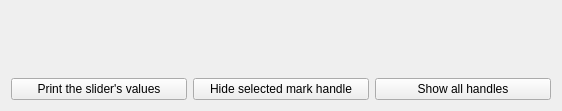
<?xml version="1.0" encoding="UTF-8"?>
<ui version="4.0">
 <class>Widget</class>
 <widget class="QWidget" name="Widget">
  <property name="geometry">
   <rect>
    <x>0</x>
    <y>0</y>
    <width>562</width>
    <height>111</height>
   </rect>
  </property>
  <property name="minimumSize">
   <size>
    <width>0</width>
    <height>20</height>
   </size>
  </property>
  <property name="windowTitle">
   <string>Customized Slider Demo</string>
  </property>
  <property name="styleSheet">
   <string notr="true">QLabel {
	background: green;
}</string>
  </property>
  <layout class="QGridLayout" name="gridLayout">
   <item row="1" column="0">
    <widget class="QPushButton" name="printButton">
     <property name="text">
      <string>Print the slider's values</string>
     </property>
    </widget>
   </item>
   <item row="1" column="1">
    <widget class="QPushButton" name="hideButton">
     <property name="text">
      <string>Hide selected mark handle</string>
     </property>
    </widget>
   </item>
   <item row="1" column="2">
    <widget class="QPushButton" name="showButton">
     <property name="text">
      <string>Show all handles</string>
     </property>
    </widget>
   </item>
   <item row="0" column="0" colspan="3">
    <widget class="Slider" name="slider" native="true"/>
   </item>
  </layout>
 </widget>
 <layoutdefault spacing="6" margin="11"/>
 <customwidgets>
  <customwidget>
   <class>Slider</class>
   <extends>QWidget</extends>
   <header>Slider.hpp</header>
   <container>1</container>
  </customwidget>
 </customwidgets>
 <resources/>
 <connections/>
</ui>
